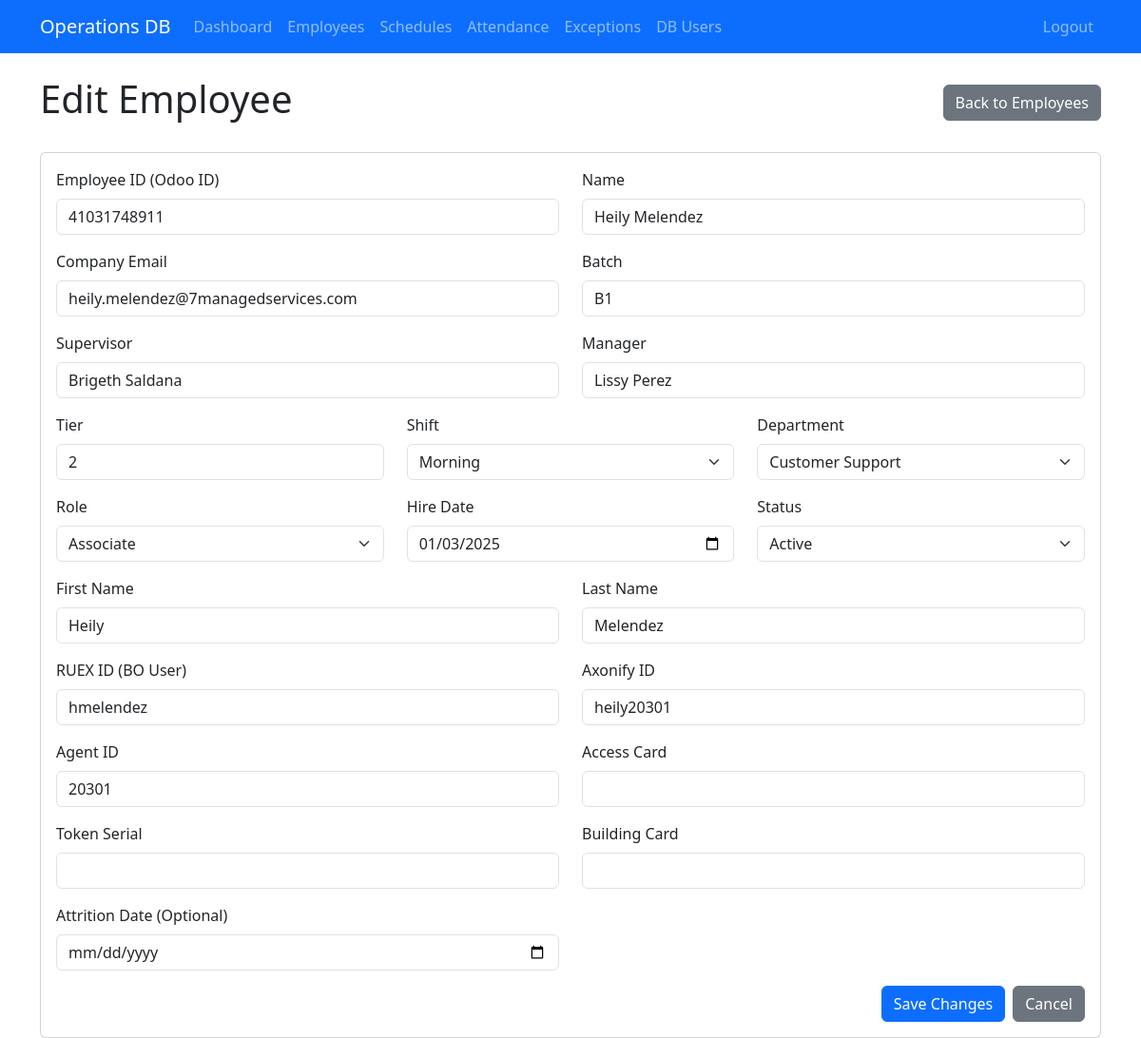
The app's page /employees/41031748911/edit (signed in) with its own data.
### app/models.py (models this page shows, shortened)
class Employee(db.Model):
    __tablename__ = 'employees'
    employee_id = db.Column(db.BigInteger, primary_key=True)
    first_name = db.Column(db.String(100), nullable=False)
    last_name = db.Column(db.String(100), nullable=False)
    full_name = db.Column(db.String(200), nullable=False)
    company_email = db.Column(db.String(150), nullable=False, unique=True)
    access_card = db.Column(db.String(50))
    token_serial = db.Column(db.String(100))
    building_card = db.Column(db.String(50))
    batch = db.Column(db.String(20), nullable=False)
    agent_id = db.Column(db.BigInteger)
    ruex_id = db.Column(db.String(50))
    axonify_id = db.Column(db.String(50))
    supervisor = db.Column(db.String(100), nullable=False)
    manager = db.Column(db.String(100), nullable=False)
    tier = db.Column(db.Integer)
    shift = db.Column(db.String(20), nullable=False)
    department = db.Column(db.String(50), nullable=False)
    role = db.Column(db.String(50), nullable=False)
    hire_date = db.Column(db.Date, nullable=False)
    phase_1_date = db.Column(db.Date)
    phase_2_date = db.Column(db.Date)
    phase_3_date = db.Column(db.Date)
    status = db.Column(db.String(20), nullable=False, default='Active')
    attrition_date = db.Column(db.Date)
    created_at = db.Column(db.DateTime, default=datetime.utcnow)
    updated_at = db.Column(db.DateTime, default=datetime.utcnow, onupdate=datetime.utcnow)
    attendances = db.relationship('Attendance', backref='employee', lazy='dynamic')
    leave_requests = db.relationship('LeaveRequest', foreign_keys='LeaveRequest.employee_id', backref='employee', lazy='dynamic')
    schedule_changes_as_employee = db.relationship('ScheduleChange', foreign_keys='ScheduleChange.employee_id', backref='employee', lazy='dynamic')
    schedule_changes_as_replacement = db.relationship('ScheduleChange', foreign_keys='ScheduleChange.replacement_id', backref='replacement_employee', lazy='dynamic')
    rewards_earned = db.relationship('EmployeeReward', foreign_keys='EmployeeReward.employee_id', backref='employee', lazy='dynamic')
    exceptions = db.relationship('ExceptionRecord', foreign_keys='ExceptionRecord.employee_id', backref='employee', lazy='dynamic')

### app/routes/admin.py (the view, shortened to what this page needs)
@bp.route('/employees/<int:employee_id>/edit', methods=['GET', 'POST'])
@login_required
def edit_employee(employee_id):
    emp = Employee.query.get_or_404(employee_id)
    return render_template('edit_employee.html', employee=emp)

### app/models.py (called while the page is built)
@login_manager.user_loader
def load_user(user_id):
    from app.models import User, DBUser
    user = User.query.get(int(user_id))
    if user:
        return user
    return DBUser.query.get(int(user_id))

### app/templates/edit_employee.html (shortened to what this page needs)
<!DOCTYPE html>
<html lang="en">
<head>
    <link href="https://cdn.jsdelivr.net/npm/bootstrap@5.3.0/dist/css/bootstrap.min.css" rel="stylesheet">
</head>
<body>
    <nav class="navbar navbar-expand-lg navbar-dark bg-primary">
        <div class="container">
            <a class="navbar-brand" href="/">Operations DB</a>
            <div class="collapse navbar-collapse" id="navbarNav">
                <ul class="navbar-nav">
                    <li class="nav-item">
                        <a class="nav-link" href="/dashboard">Dashboard</a>
                    </li>
                    <li class="nav-item">
                        <a class="nav-link" href="/employees">Employees</a>
                    </li>
                    <li class="nav-item">
                        <a class="nav-link" href="/schedules">Schedules</a>
                    </li>
                    <li class="nav-item">
                        <a class="nav-link" href="/attendance">Attendance</a>
                    </li>
                    <li class="nav-item">
                        <a class="nav-link" href="/exceptions">Exceptions</a>
                    </li>
                    <li class="nav-item">
                        <a class="nav-link" href="/db_users">DB Users</a>
                    </li>
                </ul>
                <ul class="navbar-nav ms-auto">
                    <li class="nav-item">
                        <a class="nav-link" href="/logout">Logout</a>
                    </li>
                </ul>
            </div>
        </div>
    </nav>
    <div class="container mt-4">
        <div class="d-flex justify-content-between align-items-center mb-4">
            <h1>Edit Employee</h1>
            <a href="/employees" class="btn btn-secondary">Back to Employees</a>
        </div>
        <div class="card">
            <div class="card-body">
                <form method="POST" action="">
                    <div class="row">
                        <div class="col-md-6 mb-3">
                            <label class="form-label">Employee ID (Odoo ID)</label>
                            <input type="number" class="form-control" name="employee_id" value="{{ employee.employee_id }}" readonly>
                        </div>
                        <div class="col-md-6 mb-3">
                            <label class="form-label">Name</label>
                            <input type="text" class="form-control" name="name" value="{{ employee.full_name }}">
                        </div>
                    </div>
                    <div class="row">
                        <div class="col-md-6 mb-3">
                            <label class="form-label">Company Email</label>
                            <input type="email" class="form-control" name="company_email" value="{{ employee.company_email }}">
                        </div>
                        <div class="col-md-6 mb-3">
                            <label class="form-label">Batch</label>
                            <input type="text" class="form-control" name="batch" value="{{ employee.batch }}">
                        </div>
                    </div>
                    <div class="row">
                        <div class="col-md-6 mb-3">
                            <label class="form-label">Supervisor</label>
                            <input type="text" class="form-control" name="supervisor" value="{{ employee.supervisor }}">
                        </div>
                        <div class="col-md-6 mb-3">
                            <label class="form-label">Manager</label>
                            <input type="text" class="form-control" name="manager" value="{{ employee.manager }}">
                        </div>
                    </div>
                    <div class="row">
                        <div class="col-md-4 mb-3">
                            <label class="form-label">Tier</label>
                            <input type="number" class="form-control" name="tier" value="{{ employee.tier or '' }}">
                        </div>
                        <div class="col-md-4 mb-3">
                            <label class="form-label">Shift</label>
                            <select class="form-select" name="shift">
                                <option value="Morning" {% if employee.shift == 'Morning' %}selected{% endif %}>Morning</option>
                            </select>
                        </div>
                        <div class="col-md-4 mb-3">
                            <label class="form-label">Department</label>
                            <select class="form-select" name="department">
                                <option value="Customer Support" {% if employee.department == 'Customer Support' %}selected{% endif %}>Customer Support</option>
                            </select>
                        </div>
                    </div>
                    <div class="row">
                        <div class="col-md-4 mb-3">
                            <label class="form-label">Role</label>
                            <select class="form-select" name="role">
                                <option value="Associate" {% if employee.role == 'Associate' %}selected{% endif %}>Associate</option>
                            </select>
                        </div>
                        <div class="col-md-4 mb-3">
                            <label class="form-label">Hire Date</label>
                            <input type="date" class="form-control" name="hire_date" value="{{ employee.hire_date.strftime('%Y-%m-%d') if employee.hire_date else '' }}">
                        </div>
                        <div class="col-md-4 mb-3">
                            <label class="form-label">Status</label>
                            <select class="form-select" name="status">
                                <option value="Active" {% if employee.status == 'Active' %}selected{% endif %}>Active</option>
                            </select>
                        </div>
                    </div>
                    <div class="row">
                        <div class="col-md-6 mb-3">
                            <label class="form-label">First Name</label>
                            <input type="text" class="form-control" name="first_name" value="{{ employee.first_name }}" required>
                        </div>
                        <div class="col-md-6 mb-3">
                            <label class="form-label">Last Name</label>
                            <input type="text" class="form-control" name="last_name" value="{{ employee.last_name }}" required>
                        </div>
                    </div>
                    <div class="row">
                        <div class="col-md-6 mb-3">
                            <label class="form-label">RUEX ID (BO User)</label>
                            <input type="text" class="form-control" name="ruex_id" value="{{ employee.ruex_id or '' }}">
                        </div>
                        <div class="col-md-6 mb-3">
                            <label class="form-label">Axonify ID</label>
                            <input type="text" class="form-control" name="axonify_id" value="{{ employee.axonify_id or '' }}">
                        </div>
                    </div>
                    <div class="row">
                        <div class="col-md-6 mb-3">
                            <label class="form-label">Agent ID</label>
                            <input type="number" class="form-control" name="agent_id" value="{{ employee.agent_id or '' }}">
                        </div>
                        <div class="col-md-6 mb-3">
                            <label class="form-label">Access Card</label>
                            <input type="text" class="form-control" name="access_card" value="{{ employee.access_card or '' }}">
                        </div>
                    </div>
                    <div class="row">
                        <div class="col-md-6 mb-3">
                            <label class="form-label">Token Serial</label>
                            <input type="text" class="form-control" name="token_serial" value="{{ employee.token_serial or '' }}">
                        </div>
                        <div class="col-md-6 mb-3">
                            <label class="form-label">Building Card</label>
                            <input type="text" class="form-control" name="building_card" value="{{ employee.building_card or '' }}">
                        </div>
                    </div>
                    <div class="row">
                        <div class="col-md-6 mb-3">
                            <label class="form-label">Attrition Date (Optional)</label>
                            <input type="date" class="form-control" name="attrition_date" value="{{ employee.attrition_date.strftime('%Y-%m-%d') if employee.attrition_date else '' }}">
                        </div>
                    </div>
                    <div class="d-grid gap-2 d-md-flex justify-content-md-end">
                        <button type="submit" class="btn btn-primary">Save Changes</button>
                        <a href="/employees" class="btn btn-secondary">Cancel</a>
                    </div>
                </form>
            </div>
        </div>
    </div>
</body>
</html>

### records on screen
Employee: employee_id "41031748911", name "Heily Melendez", company_email "heily.melendez@7managedservices.com", batch "B1", supervisor "Brigeth Saldana", manager "Lissy Perez", tier "2", shift "Morning", department "Customer Support", role "Associate", hire_date "01/03/2025", status "Active", first_name "Heily", last_name "Melendez", ruex_id "hmelendez", axonify_id "heily20301", agent_id "20301"
